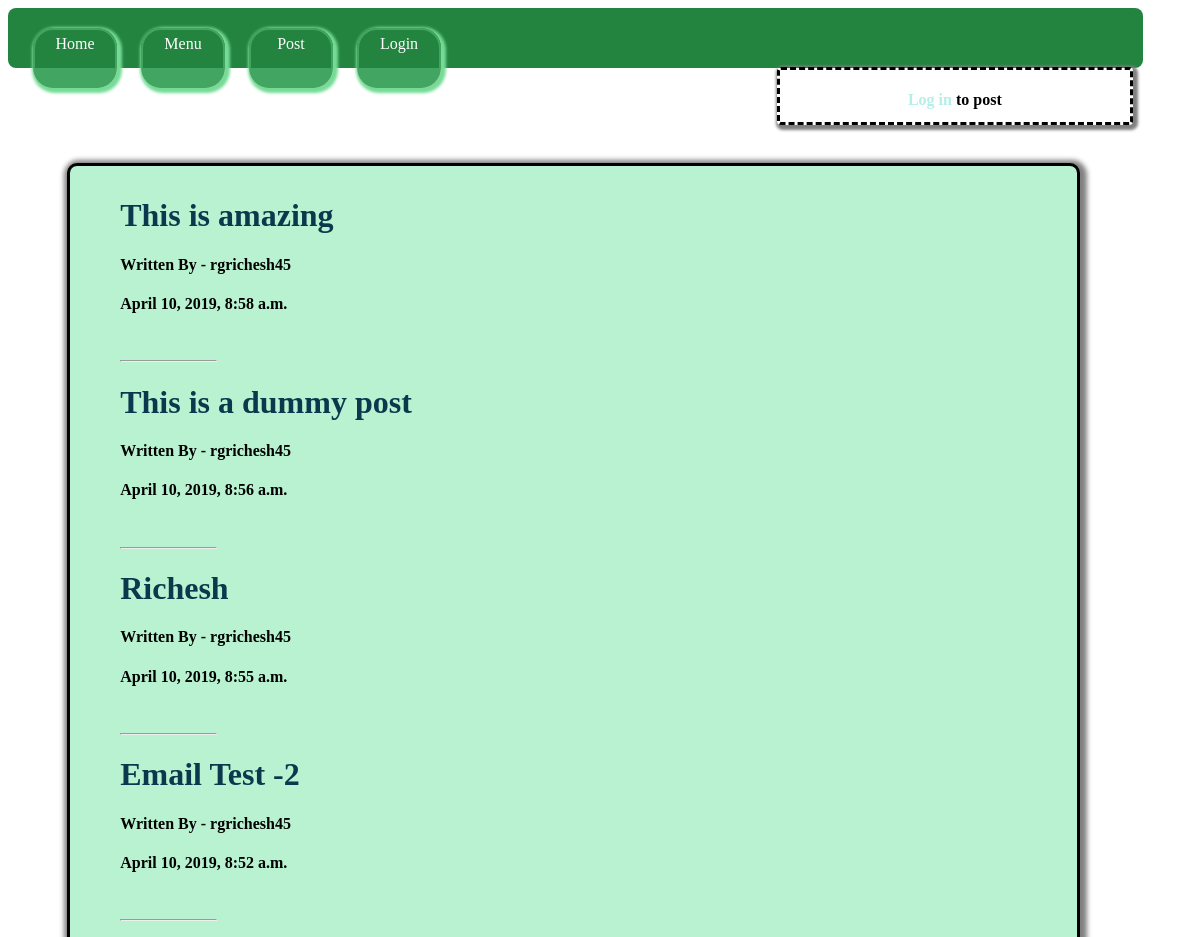
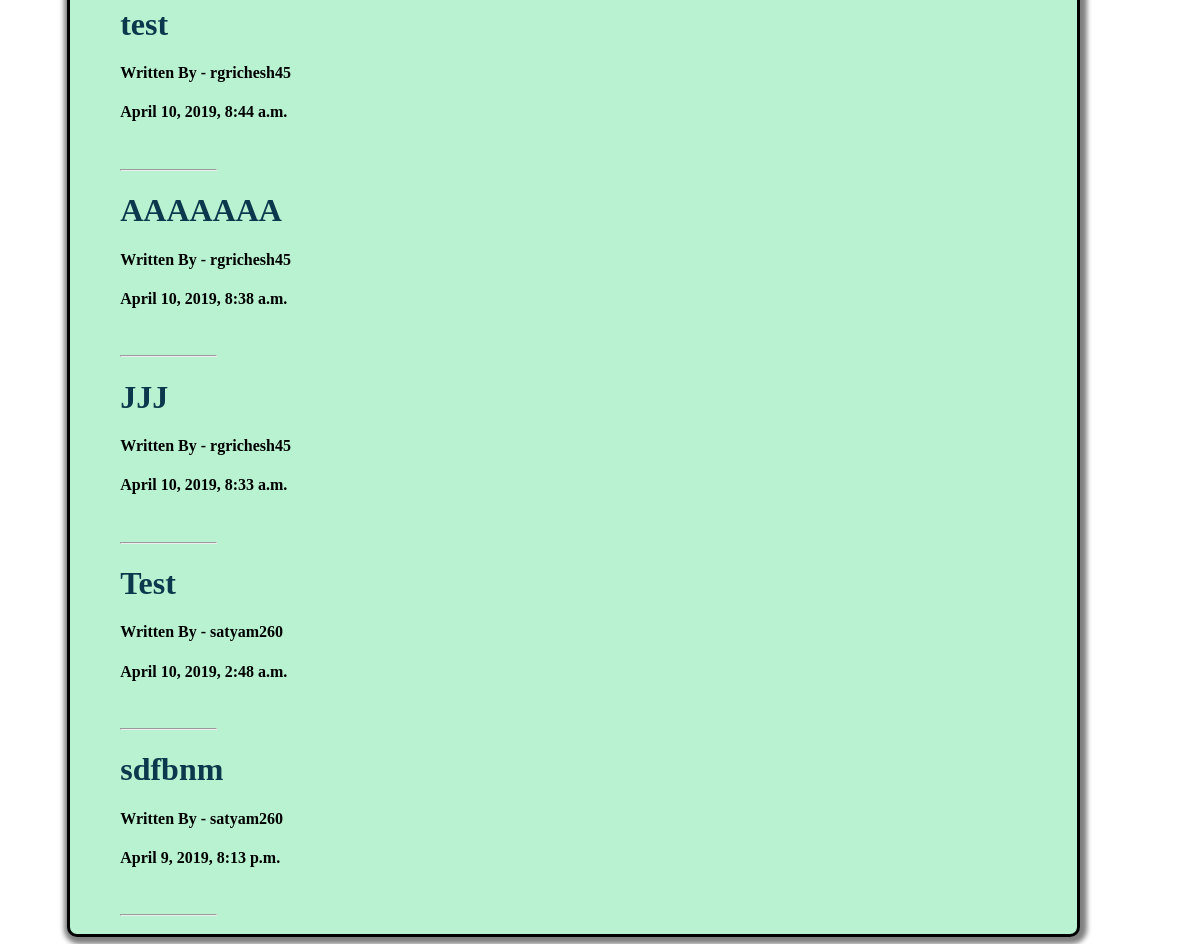
/home/, run on an earlier commit of the app's database (2 pictures, top to bottom).
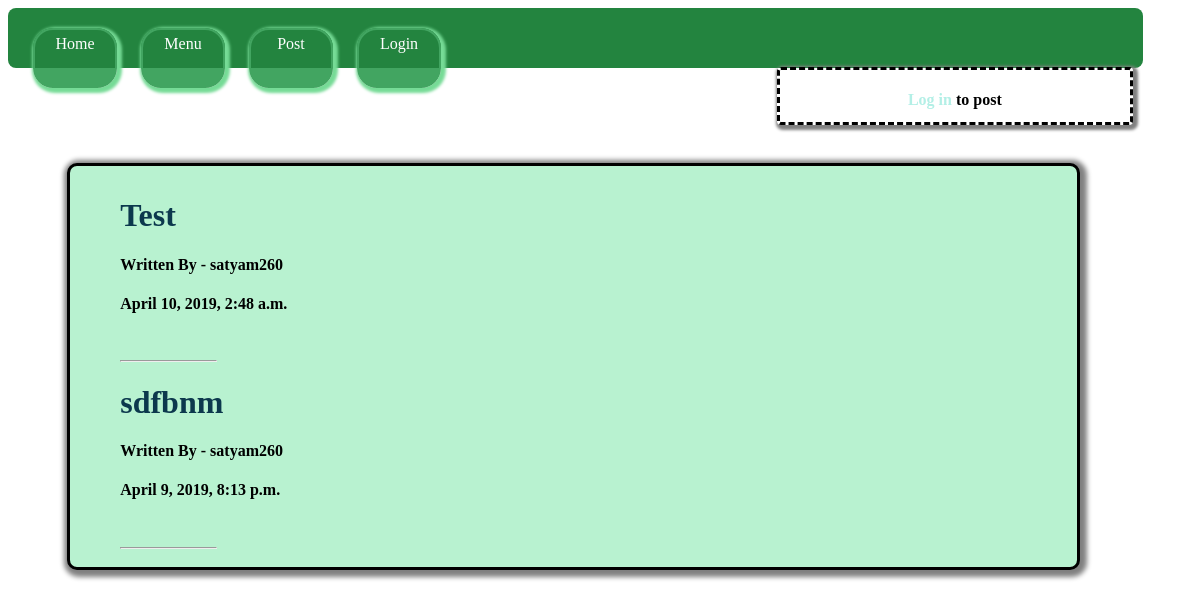
And on a later commit of the database.
### users/models.py (models this page shows, shortened)
class NoticeBoard(models.Model):
	author = models.ForeignKey(User, on_delete=models.CASCADE)
	title = models.CharField(max_length=100,unique = True)
	notice = models.TextField(max_length=1000,default='',unique = True)
	date = models.DateTimeField(default = timezone.now)
	url = models.URLField(max_length=100,blank = True)
	docs = models.FileField(upload_to='docs',blank=True)

### users/views.py (the view)
# urls.py: path('home/',index_list.as_view(),name='home'),
class index_list(ListView):
	model = NoticeBoard
	template_name = 'users/index.html'
	context_object_name = 'data'
	ordering = ['-date']

### users/templates/users/index.html (shortened to what this page needs)
{% extends 'users/nav.html' %}
{% block logbox %}
	{% if user.is_authenticated %}
		<h4>Welcome, {{ request.user }} </h4>
	{% else %}
		<h4><a href="{% url 'login' %}" id="log">Log in</a> to post</h4>
	{% endif %}
{% endblock logbox %}
{% block content %}
	{% if data %}
		{% for datas in data %}
			<a id="title" href="{% url 'notice_detail' datas.id %}"><h1>{{ datas.title }}</h1></a>
			<h4 id="author">Written By - {{ datas.author }}</h4>
			<h4>{{ datas.date }}</h4> <br /><hr >
		{% endfor %}
	{% else %}
		<h1>Nothing to show </h1>
	{% endif %}
{% endblock content %}

### users/templates/users/nav.html (shortened to what this page needs)
<!DOCTYPE html>
<html>
<head>
</head>
<body>
	<div class="logbox">
		{% block logbox %}
		{% endblock %}
	</div>
<div class="main-container">
			<a id="normal" href="{% url 'home' %}" title="Home Page" class="link">Home</a>
			<a id="normal" href="{% url 'menu' %}" title="Menu Page">Menu</a>
			<a id="normal" href="{% url 'notice' %}" title="Notice post form">Post</a>
			{% if user.is_authenticated %}
				<a id="normal" href="{% url 'logout' %}" title="logout">Logout</a>
			{% else %}
				<a id="normal" href="{% url 'login' %}" title="login">Login</a>
			{% endif %}
</div>
<div class="content">
{% block content %}
{% endblock content %}
</div>
</body>
</html>

### users/templates/users/nav.html (style rules this page uses)
div.main-container { margin: 0; height:45px; background-color:#23843f; width:95%; padding:5px; padding-top:10px; border-radius:8px; }
hr { width:10%; margin-left:0px; color:#bf07ac; }
a#log { text-decoration: none; color:#b3efe6; }
div.content { background:#b8f2d0; display:block; width:80%; margin-top:8%; margin-left:5%; border:3px solid black; border-radius:10px; padding:10px; padding-left:50px; box-shadow:2px 2px 5px 5px grey; }
a#normal { color:white; display:inline-block; text-decoration:none; margin-left:20px; margin-top:10px; border:2px solid #42a561; width:80px; height:33px; border-bottom-width: 20px; text-align: center; padding-top:5px; border-radius:20px; box-shadow:2px 2px 3px 3px #76db96; }
div.logbox { width:350px; height:50px; border:3px dashed black; float:right; border-radius:4px; margin-top:5%; margin-right:5%; text-align:center; padding-bottom:2px; display:block; box-shadow:2px 2px 3px 3px grey; }
a#title { text-decoration:none; color:rgb(12,56,77); }

What changed in the data, as far as the page shows it:
removed NoticeBoard: title "This is amazing", author "rgrichesh45", date "April 10, 2019, 8:58 a.m."
removed NoticeBoard: title "This is a dummy post", author "rgrichesh45", date "April 10, 2019, 8:56 a.m."
removed NoticeBoard: title "Richesh", author "rgrichesh45", date "April 10, 2019, 8:55 a.m."
removed NoticeBoard: title "Email Test -2", author "rgrichesh45", date "April 10, 2019, 8:52 a.m."
removed NoticeBoard: title "test", author "rgrichesh45", date "April 10, 2019, 8:44 a.m."
removed NoticeBoard: title "AAAAAAA", author "rgrichesh45", date "April 10, 2019, 8:38 a.m."
removed NoticeBoard: title "JJJ", author "rgrichesh45", date "April 10, 2019, 8:33 a.m."
